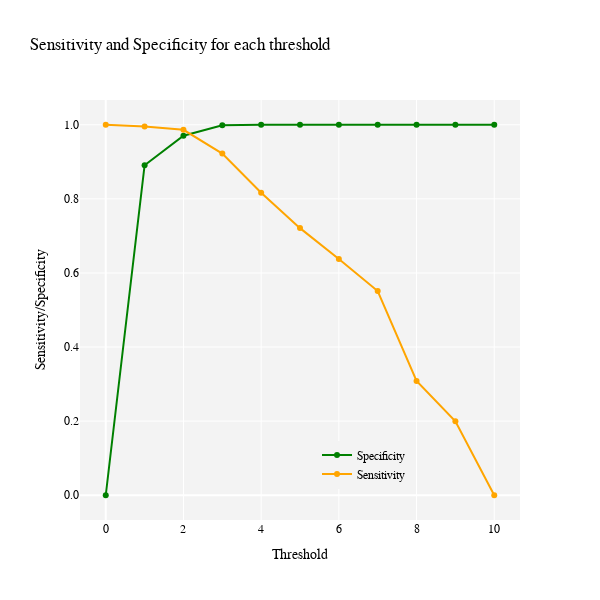

This figure's notebook cell:
### Code cell
fig_opti.show()

### Figure 1 — Plotly figure (JSON) as saved in the notebook; plotly's stock layout.template omitted (floating-point values rounded to 4 significant figures)
{"data": [{"hoverinfo": "text", "marker": {"color": "green"}, "mode": "lines+markers", "name": "Specificity", "text": ["Threshold: 0, Specificity: 0.000", "Threshold: 1, Specificity: 0.891", "Threshold: 2, Specificity: 0.970", "Threshold: 3, Specificity: 0.999", "Threshold: 4, Specificity: 1.000", "Threshold: 5, Specificity: 1.000", "Threshold: 6, Specificity: 1.000", "Threshold: 7, Specificity: 1.000", "Threshold: 8, Specificity: 1.000", "Threshold: 9, Specificity: 1.000", "Threshold: 10, Specificity: 1.000"], "type": "scatter", "x": [0, 1, 2, 3, 4, 5, 6, 7, 8, 9, 10], "y": [0, 0.8909, 0.9704, 0.9985, 0.9998, 0.9999, 1, 1, 1, 1, 1]}, {"hoverinfo": "text", "marker": {"color": "orange"}, "mode": "lines+markers", "name": "Sensitivity", "text": ["Threshold: 0, Sensitivity: 1.000", "Threshold: 1, Sensitivity: 0.996", "Threshold: 2, Sensitivity: 0.986", "Threshold: 3, Sensitivity: 0.922", "Threshold: 4, Sensitivity: 0.816", "Threshold: 5, Sensitivity: 0.721", "Threshold: 6, Sensitivity: 0.638", "Threshold: 7, Sensitivity: 0.551", "Threshold: 8, Sensitivity: 0.308", "Threshold: 9, Sensitivity: 0.200", "Threshold: 10, Sensitivity: 0.000"], "type": "scatter", "x": [0, 1, 2, 3, 4, 5, 6, 7, 8, 9, 10], "y": [1, 0.9956, 0.9864, 0.9223, 0.8163, 0.721, 0.6377, 0.5511, 0.3085, 0.1996, 0]}], "layout": {"font": {"color": "black", "family": "Arial, sans-serif", "size": 12}, "height": 600, "legend": {"bgcolor": "rgba(243, 243, 243, 1)", "font": {"color": "black", "family": "Arial, sans-serif", "size": 12}, "x": 0.75, "xanchor": "right", "y": 0.075, "yanchor": "bottom"}, "paper_bgcolor": "rgba(243, 243, 243, 0)", "plot_bgcolor": "rgba(243, 243, 243, 1)", "title": {"text": "Sensitivity and Specificity for each threshold"}, "width": 600, "xaxis": {"title": {"text": "Threshold"}}, "yaxis": {"tickformat": ".1f", "title": {"text": "Sensitivity/Specificity"}}}}
